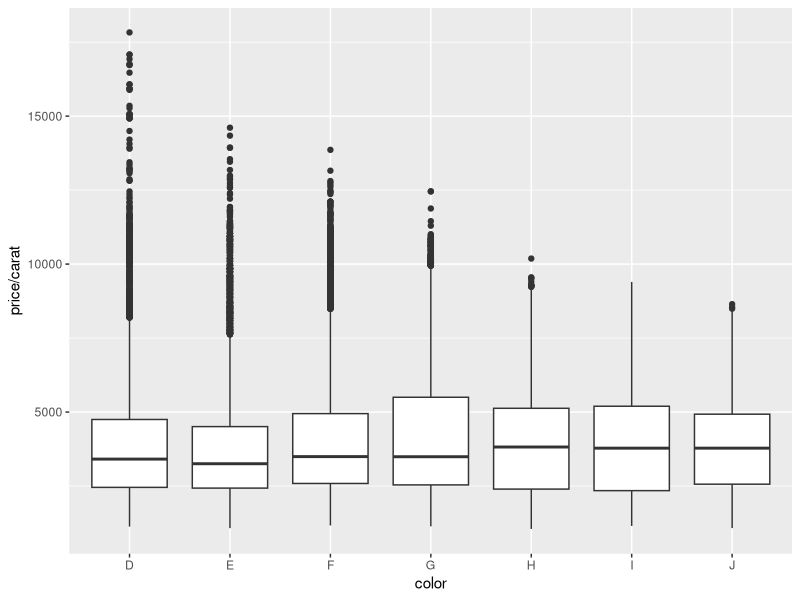
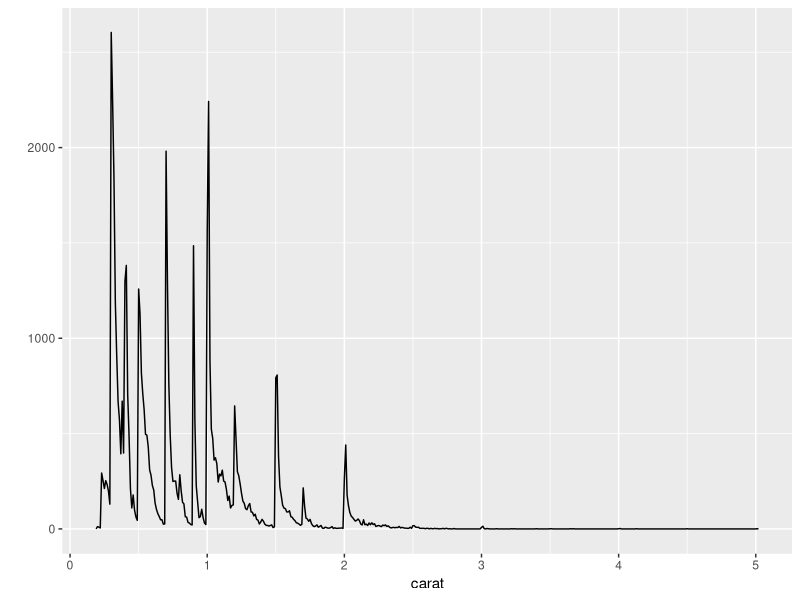
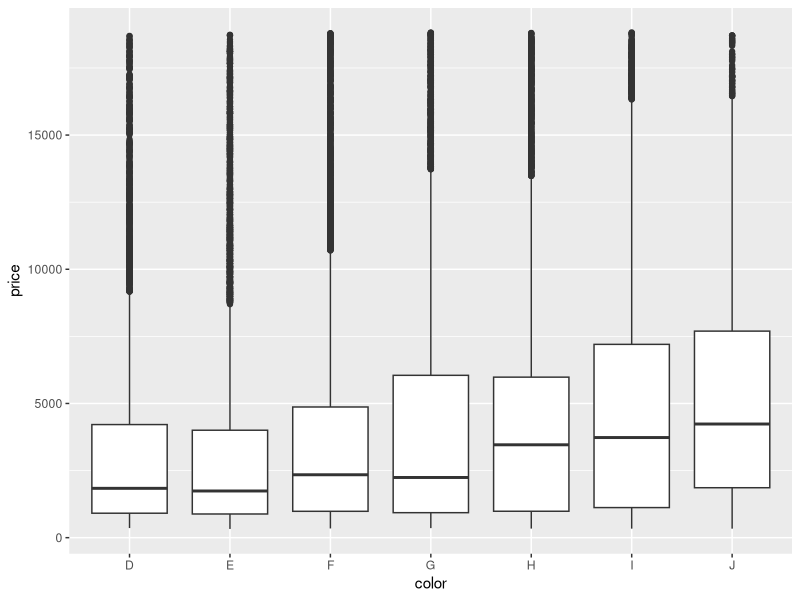
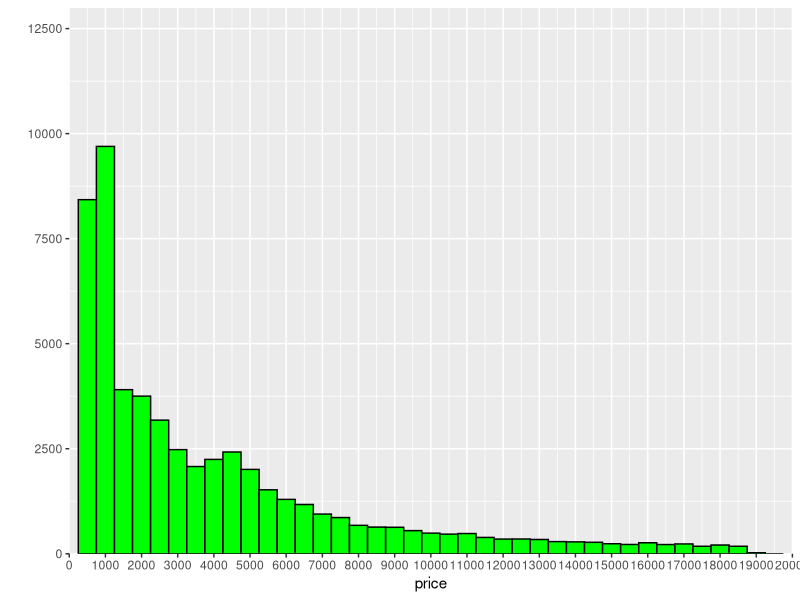
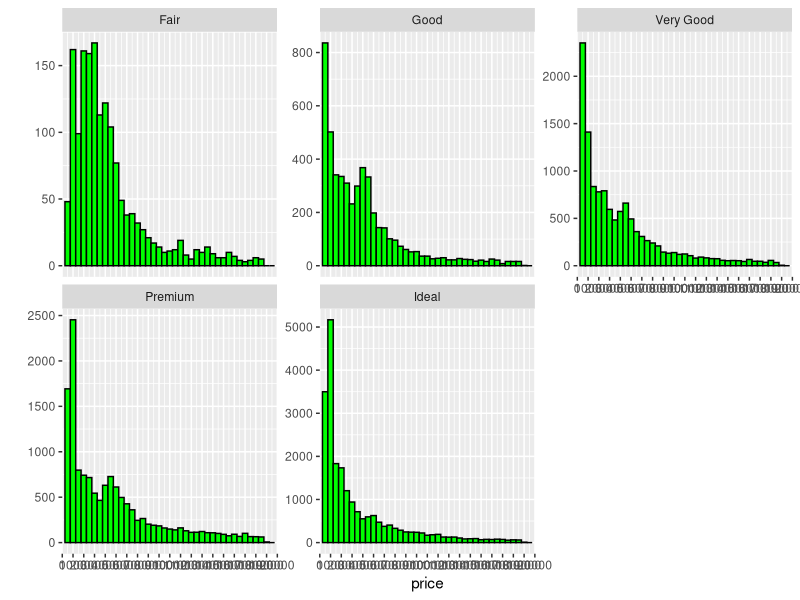
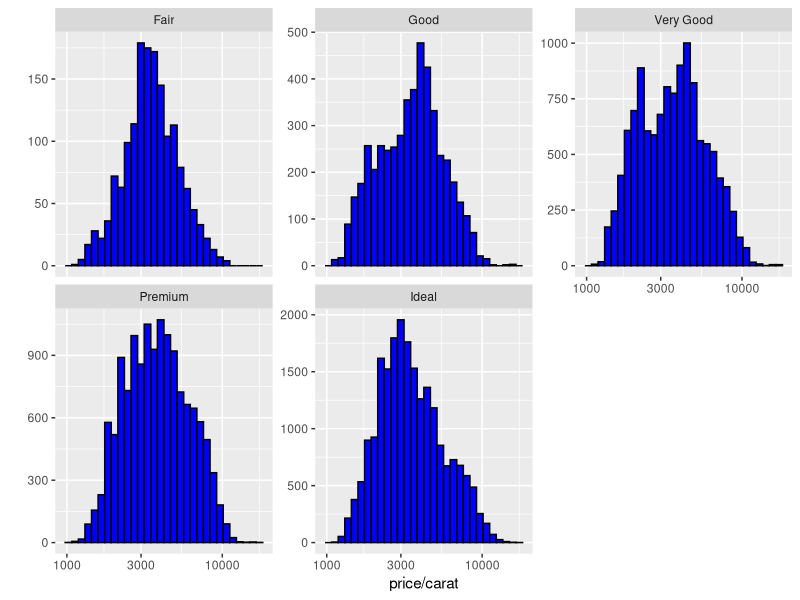

Reproduce these figures in R, in order.
## Load the diamond data set from ggplot.

library(ggplot2)
data(diamonds)

## Create a histogram of the price of all the diamonds in the diamond data set. Make it presentable.

price_hist <- qplot(x = price, data = diamonds, binwidth = 500, color = I('black'), fill = I('green')) +
  scale_x_continuous(limits = c(0,20000), breaks = seq(0,20000,1000), expand = c(0,0)) +
  scale_y_continuous(limits = c(0,13000),expand = c(0,0))

## Break out the histogram of diamond prices by cut, clean out white space on top, and individualize y-axis by graph.

price_hist_cut <- qplot(x = price, data = diamonds, binwidth = 500, color = I('black'), fill = I('green')) +
  scale_x_continuous(limits = c(0,20000), breaks = seq(0,20000,1000), expand = c(0,0)) + facet_wrap(~cut, scales = "free_y")

## Create a histogram of price per carat, facet by cut, and transform.

price_hist_cut_per_carat <- qplot(x = price/carat, data = diamonds, color = I('black'), fill = I('blue')) + 
  facet_wrap(~cut, scale = "free_y") +
  scale_x_log10()

## Create a series of box plots organized by color, and summarize by color.

price_by_color <- qplot(x = color, y = price, geom = 'boxplot', data = diamonds)

## Investigate the price per carat of diamonds across the different colors of diamonds using boxplots.

carat_price_by_color <- qplot(x = color, y = price/carat, geom = 'boxplot', data = diamonds)

## Create a frequency polygon that investigates the weight of the diamonds.

freq_of_carat <- qplot(x = carat, geom = 'freqpoly', data = diamonds, binwidth = .01)
